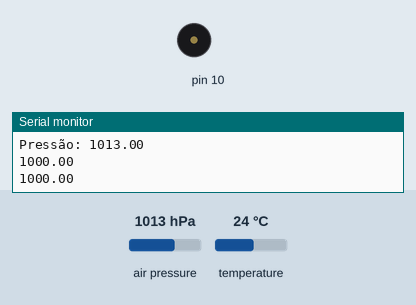
Bench run of a sketch on a simulated Arduino Uno, built with avr-gcc and run on an emulated ATmega328P. Shown: buzzer (waves = sounding), the last lines printed to the serial monitor. The test bench sets the inputs (shaded band); at power-on: air pressure 1013 hPa, temperature 24 °C.

Above: at 1.2 s.
1.3 s: air pressure set to 952 hPa
At 2.7 s:
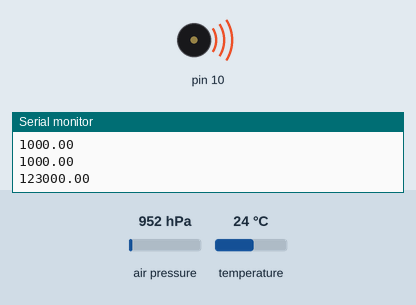
Timing chart, 0 to 4.3 s (numbered marks = the images above; inputs shaded):
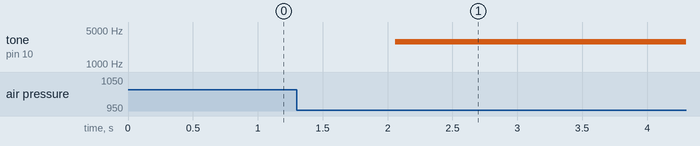

Measured:
- after the input at 1.3 s, tone on pin 10: silent → 2900 Hz after 0.76 s

The sketch:

app.ino
```cpp
#include <SFE_BMP180.h>
#include <Wire.h>

double pressao, temperatura;
double p2;

SFE_BMP180 barometro;

void setup() {
  char status;
  Wire.begin();
  Serial.begin(9600);
  status = barometro.begin();
  if (!status) {
    Serial.println("Erro na inicialização do barômetro\n");
  }else {
    Serial.println("Barômetro inicializado com sucesso\n");
  }
  pressao = getPressao();
  p2 = pressao;
  temperatura = getTemperatura();
  Serial.print("Temperatura: ");
  Serial.println(temperatura);
  Serial.print("Pressão: ");
  Serial.println(pressao);

}

void loop() {
  pressao = getPressao();
  bip();
  p2 = pressao;
}

void bip(){
  double result, T;// T = tempo do sinal sonoro
  result =  pressao - p2;

  T = (1000 * (result * 2)) - 1000;
  if(T < 0) T = T * (-1);

  if(result > 0.07){
    tone(10, 1700, (0.75 * T));
  }else if(result < (-0.07)){
    tone(10, 2900, (0.50 * T));
  }else {
    /*
     * Aqui eu tinha colocado o 'zerinho', mas notei que o buzzer consome muita bateria e resolvi tirar.
     */
//    for(int i = 1900; i < 2200; i++){
//      tone(10, i);
//      delay(1);
//    }
//    noTone(10);
  }


  Serial.println(T);
  delay(T);
}

double getPressao() {
  double P, T;
  char status;
  status = barometro.begin();
  T = getTemperatura();
  status = barometro.startPressure(1);
  if (status) {
    delay(status);
    status = barometro.getPressure(P, T);
    if (status) {
      return P;
    }
  } else {
    Serial.println("Problema com a inicialização da pressão");
  }
}
double getTemperatura() {
  double T;//temperatura
  char status;
  status = barometro.begin();
  status = barometro.startTemperature();
  if (status != 0 ) {
    delay(status);
    status = barometro.getTemperature(T);
    if (status) {
      return T;
    }
  } else {
    Serial.println("Problema com a inicialização da temperatura");
  }

}
```
